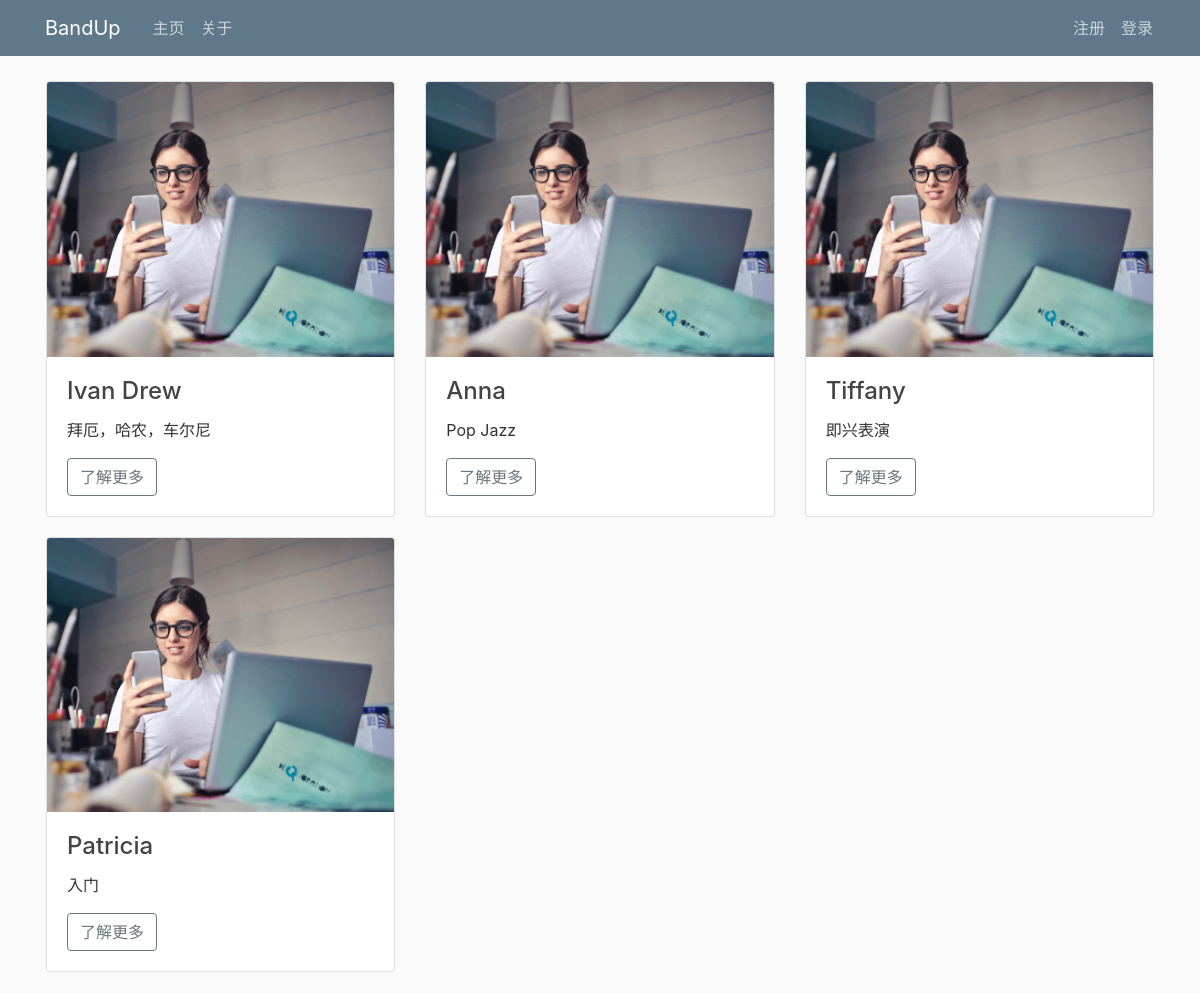
The page / on the database its author committed.
### myapp/models.py (models this page shows, shortened)
class Teacher(models.Model):
    teacher_image = models.ImageField(default='bandup/media/default.jpg', upload_to='profile_pics')
    teacher_name = models.CharField(max_length=100)
    years_of_playing = models.CharField(max_length=100)
    course_content = models.CharField(max_length=5000)
    charging_fee = models.CharField(max_length=100)
    teaching_address = models.CharField(max_length=1000, default='Shanghai')
    date_posted = models.DateTimeField(default=timezone.now)

### myapp/views.py (the view)
# urls.py: path("", TeacherListView.as_view(), name="myapp-home"),
class TeacherListView(ListView):
    model = Teacher
    template_name = 'myapp/home.html'    # <app>/<model>_<viewtype>.html
    context_object_name = 'teachers'
    ordering = ['-date_posted']
    paginate_by = 9

### myapp/templates/myapp/home.html (shortened to what this page needs)
{% extends 'myapp/base.html' %}
{% load crispy_forms_tags %}
{%block content%}
<div class="container-fluid padding" style="padding:1px">
    {% for teacher in teachers %}
    {% if forloop.counter0|divisibleby:3 %}
    <div class="row padding" style="margin-bottom: 20px">
        {% endif %}
        <div class="col-md-4">
            <div class="card">
                <img class="card-img-top" src="media/team2.png" alt="">
                <div class="card-body">
                    <h4 class="card-title">{{ teacher.teacher_name }}</h4>
                    <p class="card-text">{{ teacher.course_content }}</p>
                    <a href="{% url 'teacher-detail' teacher.id %}" class="btn btn-outline-secondary">了解更多</a>
                </div>
            </div>
        </div>
        {%  if forloop.counter|divisibleby:3 or forloop.last %}
    </div>
    {% endif %}
    {% endfor %}
</div>
{% endblock content %}

### myapp/static/myapp/main.css (style rules this page uses)
body { background: #fafafa; color: #333333; margin-top: 5rem; }
h1, h2, h3, h4, h5, h6 { color: #444444; }

### rows shown on the page
Teacher: teacher_name "Ivan Drew", course_content "拜厄，哈农，车尔尼"
Teacher: teacher_name "Anna", course_content "Pop Jazz"
Teacher: teacher_name "Tiffany", course_content "即兴表演"
Teacher: teacher_name "Patricia", course_content "入门"
